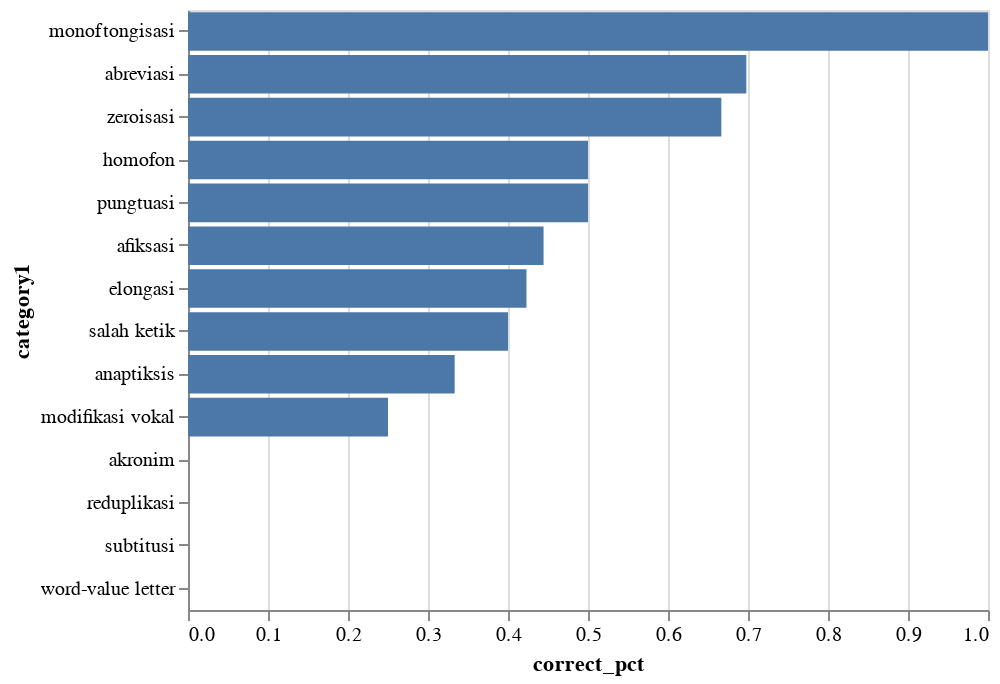

This figure's notebook cell:
### Code cell
alt.Chart(all_vs_correct_prediction).mark_bar().encode(
    x='correct_pct:Q',
    y=alt.Y(
        'category1:N'
        , sort=alt.EncodingSortField(
            field='correct_pct',
            op='sum',
            order='descending'
        )
    )
)

### Figure 1 — Vega-Lite specification as saved in the notebook (floating-point values rounded to 4 significant figures)
{"$schema": "https://vega.github.io/schema/vega-lite/v2.6.0.json", "config": {"view": {"height": 300, "width": 400}}, "data": {"name": "data-5a98367b111e8f13f932edc47ed02c84"}, "datasets": {"data-5a98367b111e8f13f932edc47ed02c84": [{"category1": "abreviasi", "correct_pct": 0.6979, "correct_pred_category1": "abreviasi", "correct_pred_slang": 67, "slang": 96}, {"category1": "afiksasi", "correct_pct": 0.4444, "correct_pred_category1": "afiksasi", "correct_pred_slang": 8, "slang": 18}, {"category1": "akronim", "correct_pct": 0, "correct_pred_category1": 0, "correct_pred_slang": 0, "slang": 3}, {"category1": "anaptiksis", "correct_pct": 0.3333, "correct_pred_category1": "anaptiksis", "correct_pred_slang": 2, "slang": 6}, {"category1": "elongasi", "correct_pct": 0.4231, "correct_pred_category1": "elongasi", "correct_pred_slang": 11, "slang": 26}, {"category1": "homofon", "correct_pct": 0.5, "correct_pred_category1": "homofon", "correct_pred_slang": 1, "slang": 2}, {"category1": "modifikasi vokal", "correct_pct": 0.25, "correct_pred_category1": "modifikasi vokal", "correct_pred_slang": 1, "slang": 4}, {"category1": "monoftongisasi", "correct_pct": 1, "correct_pred_category1": "monoftongisasi", "correct_pred_slang": 1, "slang": 1}, {"category1": "pungtuasi", "correct_pct": 0.5, "correct_pred_category1": "pungtuasi", "correct_pred_slang": 1, "slang": 2}, {"category1": "reduplikasi", "correct_pct": 0, "correct_pred_category1": 0, "correct_pred_slang": 0, "slang": 8}, {"category1": "salah ketik", "correct_pct": 0.4, "correct_pred_category1": "salah ketik", "correct_pred_slang": 2, "slang": 5}, {"category1": "subtitusi", "correct_pct": 0, "correct_pred_category1": 0, "correct_pred_slang": 0, "slang": 1}, {"category1": "word-value letter", "correct_pct": 0, "correct_pred_category1": 0, "correct_pred_slang": 0, "slang": 1}, {"category1": "zeroisasi", "correct_pct": 0.6667, "correct_pred_category1": "zeroisasi", "correct_pred_slang": 18, "slang": 27}]}, "encoding": {"x": {"field": "correct_pct", "type": "quantitative"}, "y": {"field": "category1", "sort": {"field": "correct_pct", "op": "sum", "order": "descending"}, "type": "nominal"}}, "mark": "bar"}
